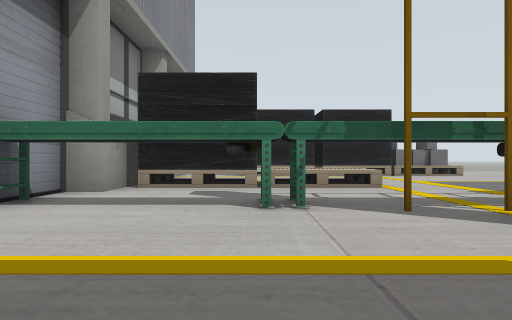
[1] (above)

13 first-person views from a walk through a world built for the Gazebo simulator. The camera is 0.5 m above the floor, looks level and sees 75° across. The lines on the ground mark 1 m squares. The floor is counted in squares, 1 m on a side. Each view is taken from the middle of a square. On the plan, view 1 faces up. The plan holds only what a view shows up to about 9 squares ahead; the rest is blank.

[2]
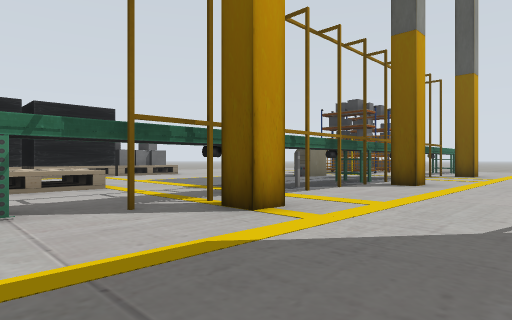

[3]
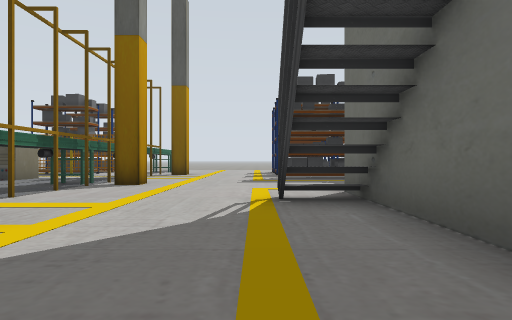

[4]
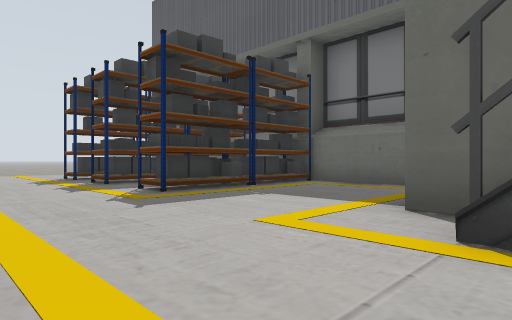

[5]
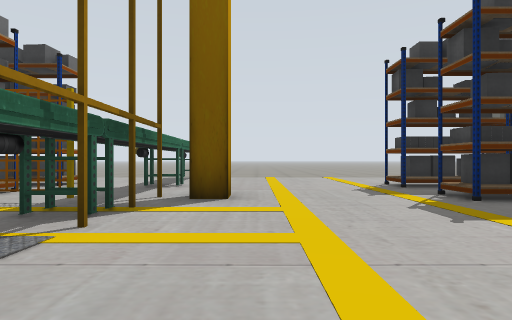

[6]
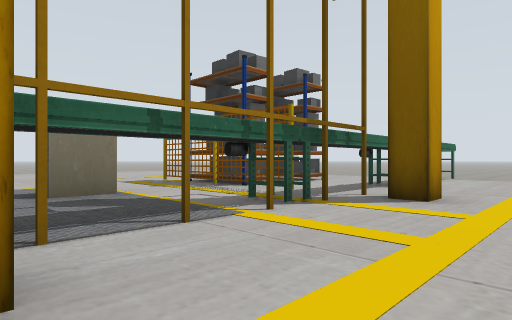

[7]
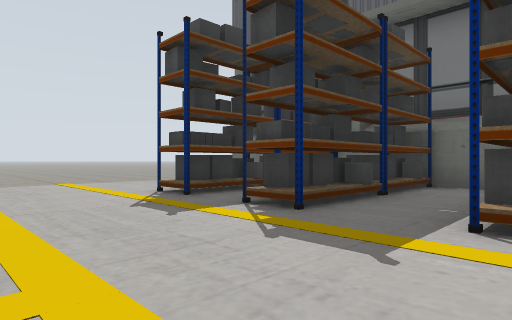

[8]
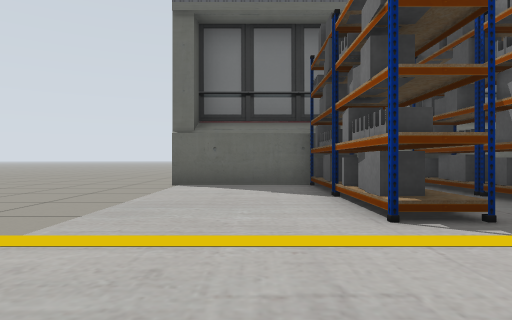

[9]
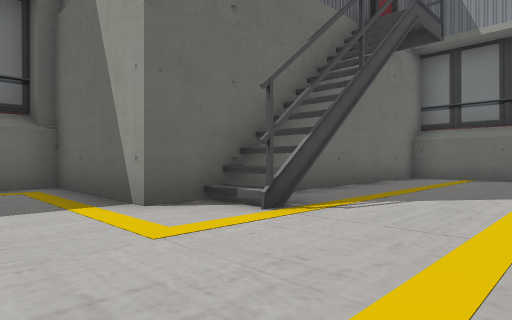

[10]
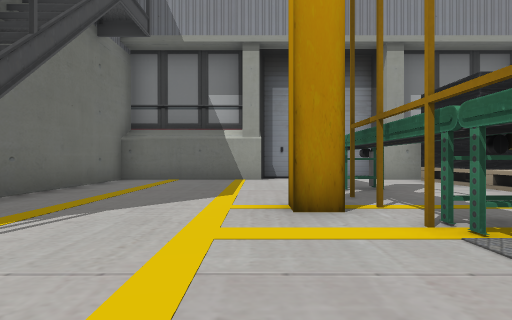

[11]
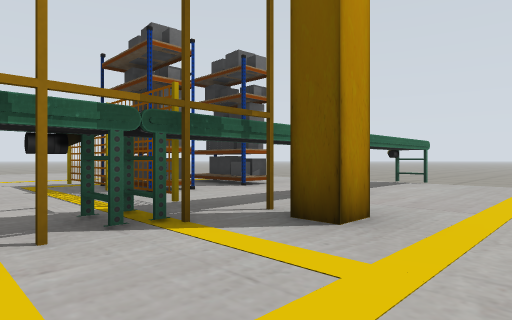

[12]
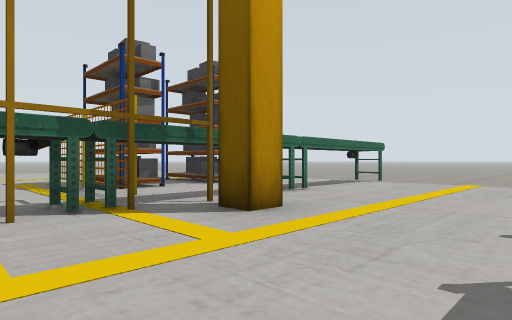

[13]
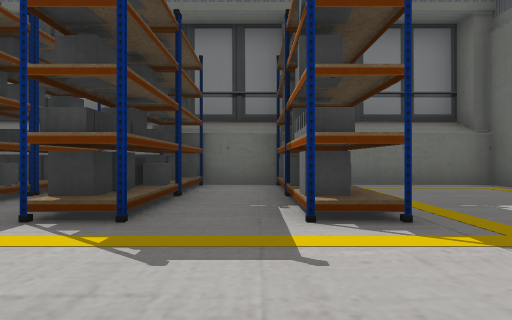

### Floor plan
Key: @ floor where view 1 was taken; # wall or solid block; . floor; = window, fence, low wall or low ledge; T thing the floor can be seen under or through; P yellow post.
Columns run from 3 left of view 1 to 18 right of it. Each row starts with its distance up from view 1.
 11      #      ...
 10      .      ....
  9      . ... .....
  8  ## ==.... .....
  7  #####...  ...TT.#..
  6 ##====... ..#.TT.#..
  5 #.............T.......
  4 TTTTTTTTTTTTTTTTTTTT..
  3 T....PPPPPPPPPPP......
  2 ##....................
  1 .#....................
  0 .#.@..................
 -1 #########...#.####....
 -2         #...#.####....
 -3         #...#.####....
 -4         #...#.####....
 -5         ####### ####..
 -6                     ..
 -7                     ..

Where each view was taken, in squares from view 1:
view 1: 0 up, 0 right, facing up
view 2: 0 up, 0 right, facing up-right
view 3: 0 up, 0 right, facing right
view 4: 2 up, 4 right, facing down-right
view 5: 2 up, 7 right, facing right
view 6: 1 up, 7 right, facing up-right
view 7: 2 up, 9 right, facing down-right
view 8: 2 up, 15 right, facing down
view 9: 2 up, 7 right, facing down-left
view 10: 2 up, 6 right, facing left
view 11: 1 up, 9 right, facing up-right
view 12: 0 up, 9 right, facing up-right
view 13: 2 up, 10 right, facing down
